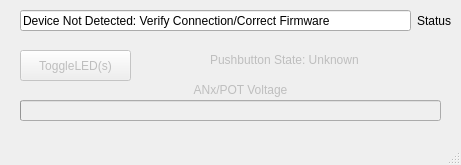
<?xml version="1.0" encoding="UTF-8"?>
<ui version="4.0">
 <class>DemoApp</class>
 <widget class="QMainWindow" name="DemoApp">
  <property name="geometry">
   <rect>
    <x>0</x>
    <y>0</y>
    <width>461</width>
    <height>165</height>
   </rect>
  </property>
  <property name="windowTitle">
   <string>DemoApp</string>
  </property>
  <widget class="QWidget" name="centralWidget">
   <widget class="QProgressBar" name="progressBar">
    <property name="enabled">
     <bool>false</bool>
    </property>
    <property name="geometry">
     <rect>
      <x>20</x>
      <y>100</y>
      <width>421</width>
      <height>21</height>
     </rect>
    </property>
    <property name="maximum">
     <number>1024</number>
    </property>
    <property name="value">
     <number>0</number>
    </property>
    <property name="textVisible">
     <bool>false</bool>
    </property>
   </widget>
   <widget class="QPushButton" name="pushButton">
    <property name="enabled">
     <bool>false</bool>
    </property>
    <property name="geometry">
     <rect>
      <x>20</x>
      <y>50</y>
      <width>111</width>
      <height>31</height>
     </rect>
    </property>
    <property name="text">
     <string>ToggleLED(s)</string>
    </property>
   </widget>
   <widget class="QLabel" name="pushbuttonStatus">
    <property name="enabled">
     <bool>false</bool>
    </property>
    <property name="geometry">
     <rect>
      <x>210</x>
      <y>50</y>
      <width>231</width>
      <height>20</height>
     </rect>
    </property>
    <property name="cursor">
     <cursorShape>ArrowCursor</cursorShape>
    </property>
    <property name="inputMethodHints">
     <set>Qt::ImhNone</set>
    </property>
    <property name="frameShadow">
     <enum>QFrame::Plain</enum>
    </property>
    <property name="text">
     <string>Pushbutton State: Unknown</string>
    </property>
    <property name="alignment">
     <set>Qt::AlignLeading|Qt::AlignLeft|Qt::AlignVCenter</set>
    </property>
   </widget>
   <widget class="QLabel" name="label_2">
    <property name="enabled">
     <bool>false</bool>
    </property>
    <property name="geometry">
     <rect>
      <x>40</x>
      <y>80</y>
      <width>401</width>
      <height>20</height>
     </rect>
    </property>
    <property name="text">
     <string>ANx/POT Voltage</string>
    </property>
    <property name="alignment">
     <set>Qt::AlignCenter</set>
    </property>
   </widget>
   <widget class="QLabel" name="label_3">
    <property name="enabled">
     <bool>true</bool>
    </property>
    <property name="geometry">
     <rect>
      <x>410</x>
      <y>10</y>
      <width>41</width>
      <height>21</height>
     </rect>
    </property>
    <property name="text">
     <string>Status</string>
    </property>
    <property name="alignment">
     <set>Qt::AlignRight|Qt::AlignTrailing|Qt::AlignVCenter</set>
    </property>
   </widget>
   <widget class="QLineEdit" name="deviceConnectedStatus">
    <property name="enabled">
     <bool>true</bool>
    </property>
    <property name="geometry">
     <rect>
      <x>20</x>
      <y>10</y>
      <width>391</width>
      <height>21</height>
     </rect>
    </property>
    <property name="text">
     <string>Device Not Detected: Verify Connection/Correct Firmware</string>
    </property>
    <property name="readOnly">
     <bool>true</bool>
    </property>
   </widget>
  </widget>
  <widget class="QMenuBar" name="menuBar">
   <property name="geometry">
    <rect>
     <x>0</x>
     <y>0</y>
     <width>461</width>
     <height>22</height>
    </rect>
   </property>
  </widget>
  <widget class="QStatusBar" name="statusBar"/>
 </widget>
 <layoutdefault spacing="6" margin="11"/>
 <resources/>
 <connections/>
</ui>
